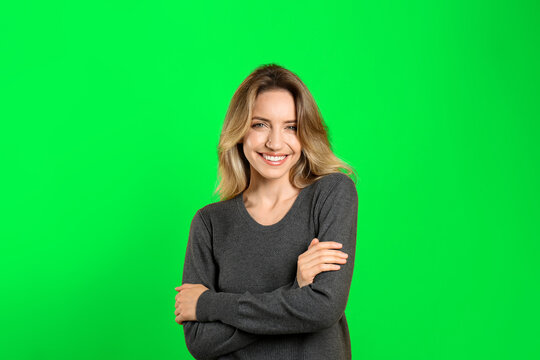
#> input picture girl.jpg, 540 x 360 px
$ jupyter execute perform-image-matting-composting.ipynb
#> lines starting #> are read from the running program, lines starting #| are printed output that depends on the picture; after the words box and inside, x2 and y2 are one past the last pixel; in counts of white or black regions, pixels touching at a corner belong together
#> further down, foreground is the input picture: shape (360, 540, 3); mean B, G, R 67.2, 201.9, 22.5
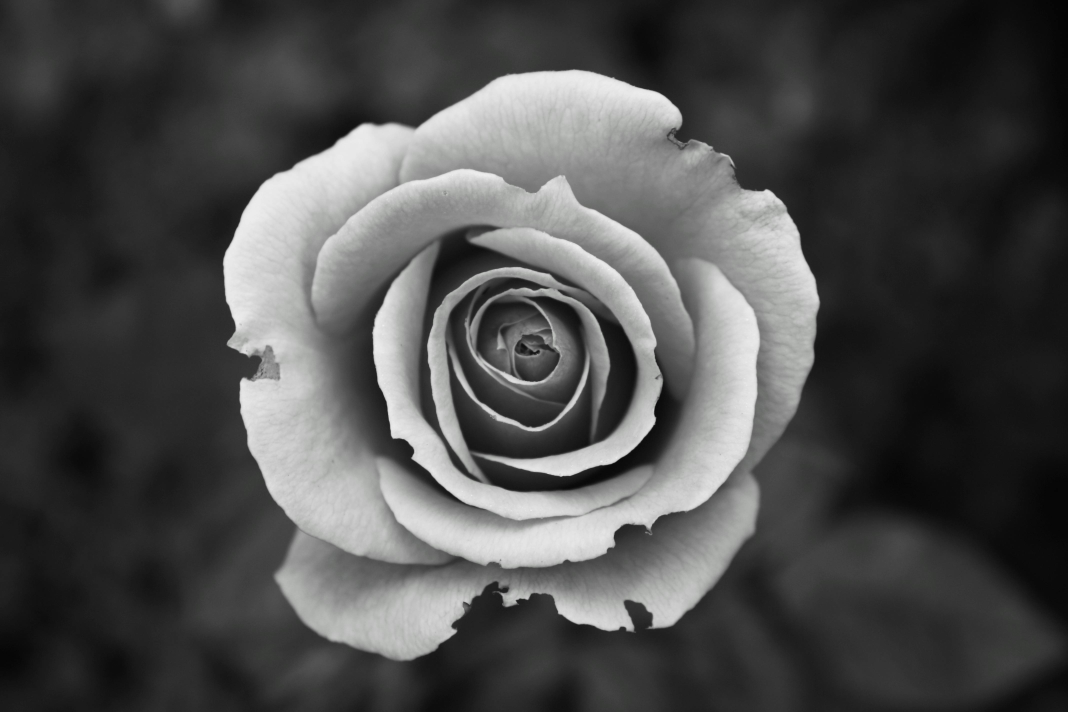
#> input picture flower.jpg, 4272 x 2848 px (shown at 1/4 size)
#> further down, background is the input picture: shape (2848, 4272, 3); mean B, G, R 76.3, 76.5, 76.4
[cell 1]
import cv2
import numpy as np
import matplotlib.pyplot as plt
def create_mask_for_foreground(fg_image):
    fg_hsv=cv2.cvtColor(fg_image, cv2.COLOR_BGR2HSV)
#> fg_hsv: shape (360, 540, 3); mean H, S, V 59.6, 213.2, 205.4
    lower_green=np.array([36,25,25])
    upper_green=np.array([86, 255, 255])
    mask=cv2.inRange(fg_hsv, lower_green, upper_green)
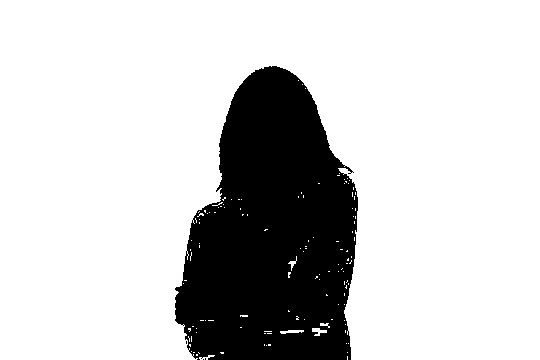
#> mask: shape (360, 540); 79.9% white; 4 black regions (3 under 20 px), largest, box (x1, y1, x2, y2) and area: (175, 66, 358, 360) 39093

    foreground_mask=cv2.bitwise_not(mask)
    kernel=np.ones((3,3), np.uint8)
    foreground_mask=cv2.morphologyEx(foreground_mask, cv2.MORPH_OPEN, kernel,
    iterations=2)
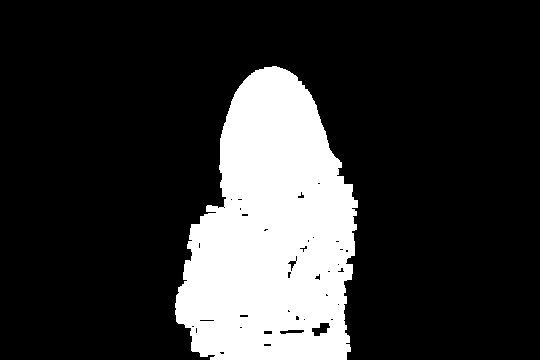
#> foreground_mask: shape (360, 540); 19.7% white; 1 white region, box (x1, y1, x2, y2) and area: (175, 66, 358, 360) 38227
    foreground_mask=cv2.dilate(foreground_mask, kernel, iterations=4)
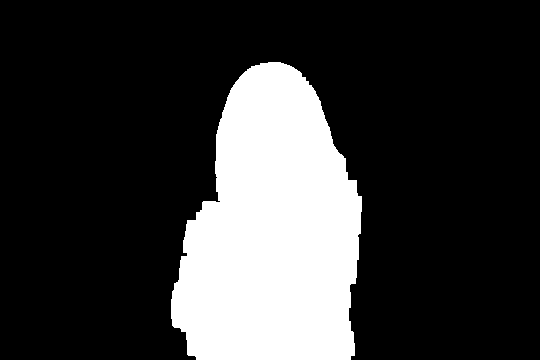
#> foreground_mask: shape (360, 540); 21.8% white; 1 white region, box (x1, y1, x2, y2) and area: (171, 62, 362, 360) 42353
    return foreground_mask
def composite_fg_with_new_bg(fg_image, bg_image, fg_mask):
    bg_resized=cv2.resize(bg_image,(fg_image.shape[1], fg_image.shape[0]))
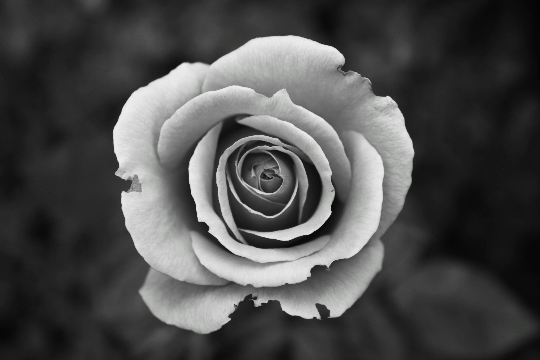
#> bg_resized: shape (360, 540, 3); mean B, G, R 76.2, 76.5, 76.3
    fg_mask_normalized=fg_mask/255.0
    fg_prepared=cv2.bitwise_and(fg_image, fg_image, mask=fg_mask)
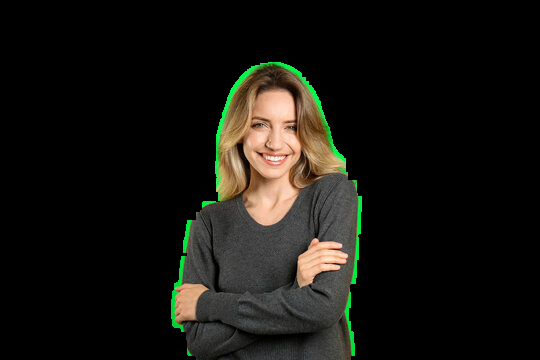
#> fg_prepared: shape (360, 540, 3); mean B, G, R 16, 20.8, 21.7
    bg_prepared=cv2.bitwise_and(bg_resized, bg_resized, mask=cv2.bitwise_not(fg_mask))
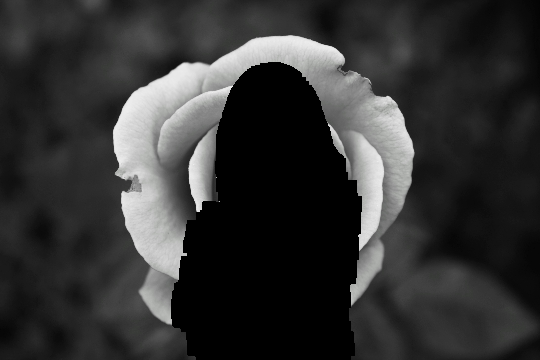
#> bg_prepared: shape (360, 540, 3); mean B, G, R 51, 51.2, 51.1
    composite_image=cv2.add(fg_prepared, bg_prepared)
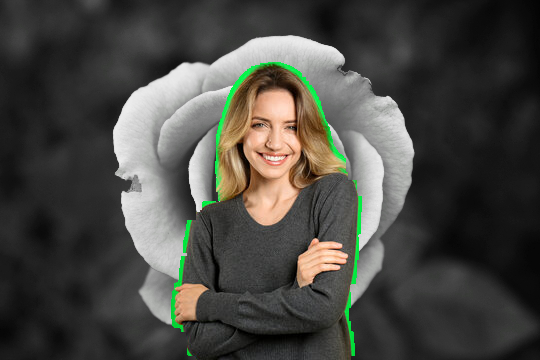
#> composite_image: shape (360, 540, 3); mean B, G, R 67, 72, 72.7
    return composite_image
foreground_image_path='girl.jpg'
foreground=cv2.imread(foreground_image_path)
if foreground is None:
    raise ValueError("Error loading foreground image")
background_image_path='flower.jpg'
background=cv2.imread(background_image_path)
if background is None:
    background=np.full(foreground.shape, 255, dtype=foreground.dtype)

foreground_mask=create_mask_for_foreground(foreground)
composite_image=composite_fg_with_new_bg(foreground, background, foreground_mask)
foreground_rgb=cv2.cvtColor(foreground, cv2.COLOR_BGR2RGB)
foreground_mask_rgb=cv2.cvtColor(foreground_mask, cv2.COLOR_GRAY2RGB)
composite_image_rgb=cv2.cvtColor(composite_image, cv2.COLOR_BGR2RGB)
plt.figure(figsize=(18,6))
plt.subplot(1,3,1)
plt.imshow(foreground_rgb)
plt.title('Original Image')
plt.axis('off')
plt.subplot(1,3,2)
plt.imshow(foreground_mask_rgb, cmap='gray')
plt.title('Foreground Mask')
plt.axis('off')
plt.subplot(1,3,3)
plt.imshow(composite_image_rgb)
plt.title('Composite Image')
plt.axis('off')
plt.show
